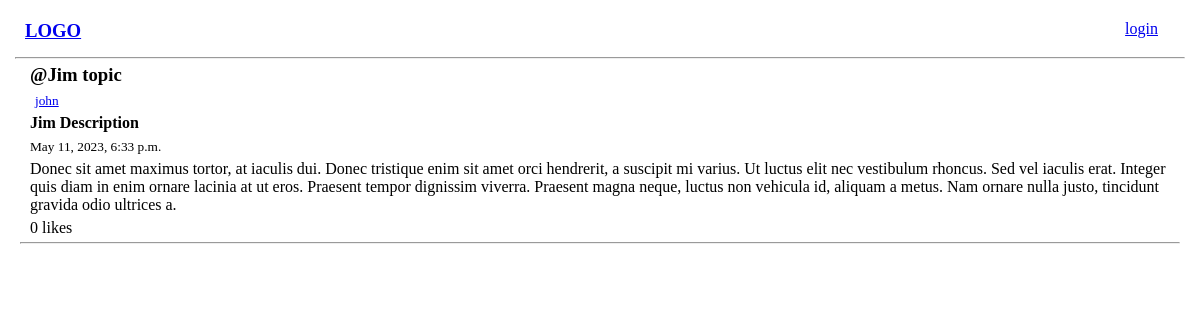
Page /post-detail/6/ on the earlier database version.
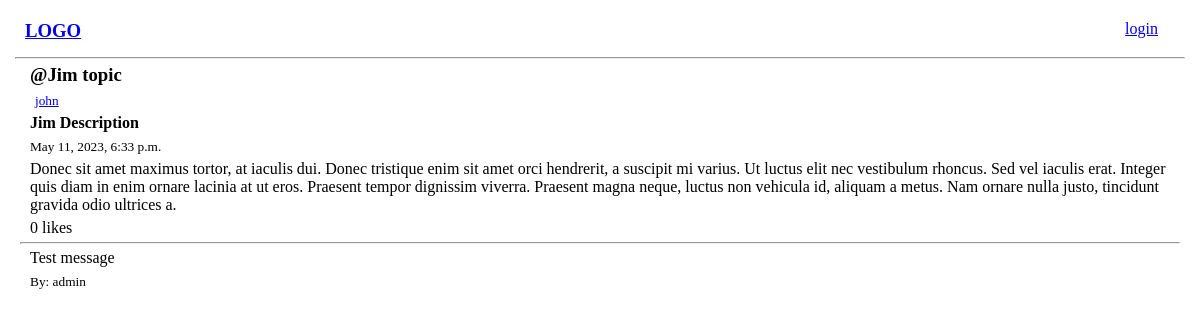
Same page on the later database version.
### base/models.py (models this page shows)
class Comment(models.Model):
  user = models.ForeignKey(User, on_delete=models.CASCADE, related_name='user_commennts')
  post = models.ForeignKey(Post, on_delete=models.CASCADE, related_name='post_comments')
  content = models.TextField()
  comment_date = models.DateTimeField(auto_now_add=True)

class User(AbstractUser):
  name = models.CharField(max_length=200, null=True)
  email = models.EmailField(unique=True, null=True)
  bio = models.TextField(blank=True ,null=True)
  failed_login_attempts = models.IntegerField(default=0)
  avatar = models.ImageField(null=True,default='avatar.svg', upload_to='images/')
  USERNAME_FIELD = 'email'
  REQUIRED_FIELDS = []

### base/views.py (the view, shortened to what this page needs)
# urls.py: path('post-detail/<str:pk>/', views.expandPost, name='post-details'),
def expandPost(request, pk):
  post = Post.objects.get(id=pk)
  post_comments = post.post_comments.all()
  context = {'post': post, 'post_comments': post_comments}
  return render(request, 'base/expand_post.html', context)

### base/templates/base/expand_post.html (shortened to what this page needs)
{% extends 'main.html' %} {% load like_tags %} {% load static %}
{% block content %}
<main>
  <div>
    <div class="post-topic">
      <h3>@{{post.topic}}</h3>
      <a href="{% url 'user-profile' post.author.id %}"><small>{{post.author.name}}</small></a>
    </div>
    <div class="post-description">
      <h4>{{post.description}}</h4>
      <small>{{post.post_date}} </small>
    </div>
    <div>
      <p>{{post.body|safe}}</p>
    </div>
    <div>
      <span id="like-count-{{post.id}}">
        {{post.likes.count}}
        {% if post.likes.count == 1 %} like {% else %} likes {%endif%}
      </span>
    </div>
  </div>
  <hr />
  <div class="comment-section">
    {% for comment in post_comments %}
    <div class="comment">
      <p>{{comment.content}}</p>
      <small>By: {{comment.user.name}}</small>
    </div>
    {% endfor %}
  </div>
</main>
{% endblock content %}

Differences in the rows shown:
added Comment: content "Test message", user.name "admin"
